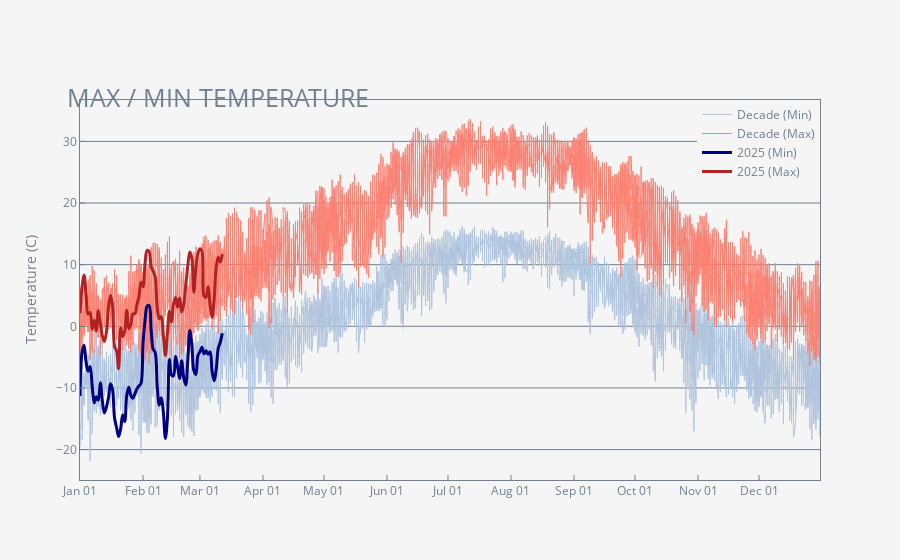

The notebook cell this image was saved under:
### Markdown cell above
### TMIN / TMAX

### Code cell
#TMIN / TMAX - Min and Max Temp

hue = 'slategrey' #line color of graph
canvas = 'whitesmoke' #background color
referencemin = 'lightsteelblue' #color of reference line
referencemax = 'salmon'
mincolor = 'navy'
maxcolor = 'firebrick'

df_TMIN_go = df_TMIN_go.sort_values(by="axisdate")
df_TMAX_go = df_TMAX_go.sort_values(by="axisdate")
df_25_TMIN_go = df_25_TMIN_go.sort_values(by="axisdate")
df_25_TMAX_go = df_25_TMAX_go.sort_values(by="axisdate")

fig_TMIN = go.Figure ()
fig_TMIN.add_trace(go.Scatter(x = df_TMIN_go["axisdate"],
                        y = df_TMIN_go["Daily Average"],
                        mode = "lines",
                        name = "Decade (Min)",
                        #connectgaps = False,
                        hoverinfo = 'none',
                        line = dict(color = referencemin,
                                    shape = 'spline',
                                    width = 1)))
fig_TMIN.add_trace(go.Scatter(x = df_TMAX_go["axisdate"],
                        y = df_TMAX_go["Daily Average"],
                        mode = "lines",
                        name = "Decade (Max)",
                        #connectgaps = False,
                        hoverinfo = 'none',
                        line = dict(color = referencemax,
                                    shape = 'spline',
                                    width = 1)))
fig_TMIN.add_trace(go.Scatter(x = df_25_TMIN_go["axisdate"],
                         y = df_25_TMIN_go["Daily Average"],
                         mode = "lines",
                         name = "2025 (Min)",
                         connectgaps = True,
                         line = dict(color = mincolor,
                                     shape = 'spline',
                                     width = 3)))
fig_TMIN.add_trace(go.Scatter(x = df_25_TMAX_go["axisdate"],
                         y = df_25_TMAX_go["Daily Average"],
                         mode = "lines",
                         name = "2025 (Max)",
                         connectgaps = True,
                         line = dict(color = maxcolor,
                                     shape = 'spline',
                                     width = 3)))
fig_TMIN.update_layout(plot_bgcolor = canvas,
                  paper_bgcolor = canvas,
                  legend_font_color = hue,
                  legend_orientation = 'v',
                  legend_yanchor = 'top',
                  legend_y = 1,
                  legend_xanchor = 'right',
                  legend_x = 1,
                  title = dict(text = "MAX / MIN TEMPERATURE",
                               font_color = hue,
                               xanchor = 'left',
                               x = 0.074,
                               font_size = 25,
                               yanchor = 'top',
                               y = 0.84)
                               )
    
fig_TMIN.update_xaxes(color = hue,
                gridcolor = hue,
                linecolor = hue,
                mirror = True,
                showgrid = False,
                ticks = "inside",
                ticklen = 5,
                tickformat= "%b %d",
                nticks = 12,
                title = dict(text = ""),
                )
fig_TMIN.update_yaxes(color = hue,
                 gridcolor = hue,
                 linecolor = hue,
                 mirror = True,
                 showgrid = True,
                 ticks = 'inside',
                 ticklen = 5,
                 zeroline = False,
                 rangemode = 'tozero',
                 title = dict(text = "Temperature (C)")
                 )

fig_TMIN.show()

### Figure 1 — Plotly figure (JSON) as saved in the notebook; plotly's stock layout.template omitted (floating-point values rounded to 4 significant figures; data arrays with more than 128 entries replaced by an {"elided": "..."} marker saying what was removed)
{"data": [{"hoverinfo": "none", "line": {"color": "lightsteelblue", "shape": "spline", "width": 1}, "mode": "lines", "name": "Decade (Min)", "type": "scatter", "x": {"elided": "3650 str values"}, "y": {"elided": "3650 float values"}}, {"hoverinfo": "none", "line": {"color": "salmon", "shape": "spline", "width": 1}, "mode": "lines", "name": "Decade (Max)", "type": "scatter", "x": {"elided": "3650 str values"}, "y": {"elided": "3650 float values"}}, {"connectgaps": true, "line": {"color": "navy", "shape": "spline", "width": 3}, "mode": "lines", "name": "2025 (Min)", "type": "scatter", "x": ["2025-01-01T00:00:00.000000000", "2025-01-02T00:00:00.000000000", "2025-01-03T00:00:00.000000000", "2025-01-04T00:00:00.000000000", "2025-01-05T00:00:00.000000000", "2025-01-06T00:00:00.000000000", "2025-01-07T00:00:00.000000000", "2025-01-08T00:00:00.000000000", "2025-01-09T00:00:00.000000000", "2025-01-10T00:00:00.000000000", "2025-01-11T00:00:00.000000000", "2025-01-12T00:00:00.000000000", "2025-01-13T00:00:00.000000000", "2025-01-14T00:00:00.000000000", "2025-01-15T00:00:00.000000000", "2025-01-16T00:00:00.000000000", "2025-01-17T00:00:00.000000000", "2025-01-18T00:00:00.000000000", "2025-01-19T00:00:00.000000000", "2025-01-20T00:00:00.000000000", "2025-01-21T00:00:00.000000000", "2025-01-22T00:00:00.000000000", "2025-01-23T00:00:00.000000000", "2025-01-24T00:00:00.000000000", "2025-01-25T00:00:00.000000000", "2025-01-26T00:00:00.000000000", "2025-01-27T00:00:00.000000000", "2025-01-28T00:00:00.000000000", "2025-01-29T00:00:00.000000000", "2025-01-30T00:00:00.000000000", "2025-01-31T00:00:00.000000000", "2025-02-01T00:00:00.000000000", "2025-02-02T00:00:00.000000000", "2025-02-03T00:00:00.000000000", "2025-02-04T00:00:00.000000000", "2025-02-05T00:00:00.000000000", "2025-02-06T00:00:00.000000000", "2025-02-07T00:00:00.000000000", "2025-02-08T00:00:00.000000000", "2025-02-09T00:00:00.000000000", "2025-02-10T00:00:00.000000000", "2025-02-11T00:00:00.000000000", "2025-02-12T00:00:00.000000000", "2025-02-13T00:00:00.000000000", "2025-02-14T00:00:00.000000000", "2025-02-15T00:00:00.000000000", "2025-02-16T00:00:00.000000000", "2025-02-17T00:00:00.000000000", "2025-02-18T00:00:00.000000000", "2025-02-19T00:00:00.000000000", "2025-02-20T00:00:00.000000000", "2025-02-21T00:00:00.000000000", "2025-02-22T00:00:00.000000000", "2025-02-23T00:00:00.000000000", "2025-02-24T00:00:00.000000000", "2025-02-25T00:00:00.000000000", "2025-02-26T00:00:00.000000000", "2025-02-27T00:00:00.000000000", "2025-02-28T00:00:00.000000000", "2025-03-01T00:00:00.000000000", "2025-03-02T00:00:00.000000000", "2025-03-03T00:00:00.000000000", "2025-03-04T00:00:00.000000000", "2025-03-05T00:00:00.000000000", "2025-03-06T00:00:00.000000000", "2025-03-07T00:00:00.000000000", "2025-03-08T00:00:00.000000000", "2025-03-09T00:00:00.000000000", "2025-03-10T00:00:00.000000000", "2025-03-11T00:00:00.000000000", "2025-03-12T00:00:00.000000000"], "y": [-11.29, -4.263, -3.07, -5.845, -7.306, -6.532, -9.722, -12.41, -11.41, -11.99, -9.167, -12.1, -14.08, -13.12, -11.6, -9.32, -10.26, -14.9, -16.45, -17.89, -16.64, -14.41, -15.47, -11.14, -9.881, -11.24, -11.67, -10.94, -10.16, -9.685, -9.266, -2.779, 0.9384, 3.255, 3.382, -0.6728, -3.732, -4.266, -9.832, -12.79, -11.6, -13.92, -18.19, -14.95, -5.343, -7.874, -8.047, -4.847, -6.517, -8.462, -5.592, -8.328, -9.539, -5.657, -0.6785, -2.921, -7.202, -7.814, -4.744, -4.121, -3.4, -4.45, -3.968, -4.522, -4.147, -7.311, -8.849, -6.992, -3.582, -2.585, -1.13]}, {"connectgaps": true, "line": {"color": "firebrick", "shape": "spline", "width": 3}, "mode": "lines", "name": "2025 (Max)", "type": "scatter", "x": ["2025-01-01T00:00:00.000000000", "2025-01-02T00:00:00.000000000", "2025-01-03T00:00:00.000000000", "2025-01-04T00:00:00.000000000", "2025-01-05T00:00:00.000000000", "2025-01-06T00:00:00.000000000", "2025-01-07T00:00:00.000000000", "2025-01-08T00:00:00.000000000", "2025-01-09T00:00:00.000000000", "2025-01-10T00:00:00.000000000", "2025-01-11T00:00:00.000000000", "2025-01-12T00:00:00.000000000", "2025-01-13T00:00:00.000000000", "2025-01-14T00:00:00.000000000", "2025-01-15T00:00:00.000000000", "2025-01-16T00:00:00.000000000", "2025-01-17T00:00:00.000000000", "2025-01-18T00:00:00.000000000", "2025-01-19T00:00:00.000000000", "2025-01-20T00:00:00.000000000", "2025-01-21T00:00:00.000000000", "2025-01-22T00:00:00.000000000", "2025-01-23T00:00:00.000000000", "2025-01-24T00:00:00.000000000", "2025-01-25T00:00:00.000000000", "2025-01-26T00:00:00.000000000", "2025-01-27T00:00:00.000000000", "2025-01-28T00:00:00.000000000", "2025-01-29T00:00:00.000000000", "2025-01-30T00:00:00.000000000", "2025-01-31T00:00:00.000000000", "2025-02-01T00:00:00.000000000", "2025-02-02T00:00:00.000000000", "2025-02-03T00:00:00.000000000", "2025-02-04T00:00:00.000000000", "2025-02-05T00:00:00.000000000", "2025-02-06T00:00:00.000000000", "2025-02-07T00:00:00.000000000", "2025-02-08T00:00:00.000000000", "2025-02-09T00:00:00.000000000", "2025-02-10T00:00:00.000000000", "2025-02-11T00:00:00.000000000", "2025-02-12T00:00:00.000000000", "2025-02-13T00:00:00.000000000", "2025-02-14T00:00:00.000000000", "2025-02-15T00:00:00.000000000", "2025-02-16T00:00:00.000000000", "2025-02-17T00:00:00.000000000", "2025-02-18T00:00:00.000000000", "2025-02-19T00:00:00.000000000", "2025-02-20T00:00:00.000000000", "2025-02-21T00:00:00.000000000", "2025-02-22T00:00:00.000000000", "2025-02-23T00:00:00.000000000", "2025-02-24T00:00:00.000000000", "2025-02-25T00:00:00.000000000", "2025-02-26T00:00:00.000000000", "2025-02-27T00:00:00.000000000", "2025-02-28T00:00:00.000000000", "2025-03-01T00:00:00.000000000", "2025-03-02T00:00:00.000000000", "2025-03-03T00:00:00.000000000", "2025-03-04T00:00:00.000000000", "2025-03-05T00:00:00.000000000", "2025-03-06T00:00:00.000000000", "2025-03-07T00:00:00.000000000", "2025-03-08T00:00:00.000000000", "2025-03-09T00:00:00.000000000", "2025-03-10T00:00:00.000000000", "2025-03-11T00:00:00.000000000", "2025-03-12T00:00:00.000000000"], "y": [2.137, 6.301, 8.291, 5.042, 1.983, 2.23, -0.471, 0.9942, -0.7558, 2.569, 0.5357, -1.567, -2.452, -0.8795, 2.976, 5.043, 3.485, -3.286, -4.009, -6.882, -0.2485, -1.65, -0.7918, 2.604, -0.4293, 0.284, 2.023, 2.048, 3.525, 4.798, 7.143, 6.402, 10.18, 12.31, 12.11, 9.687, 8.937, 7.952, 2.948, 1.228, 1.582, -1.515, -4.746, -1.105, 2.458, 0.7182, 3.653, 4.691, 3.095, 4.582, 2.302, 3.549, 6.579, 9.708, 12.07, 11.11, 5.531, 9.401, 11.84, 12.57, 12.13, 4.938, 4.71, 6.428, 3.497, 1.439, 4.418, 9.608, 11.2, 10.43, 11.7]}], "layout": {"legend": {"font": {"color": "slategrey"}, "orientation": "v", "x": 1, "xanchor": "right", "y": 1, "yanchor": "top"}, "paper_bgcolor": "whitesmoke", "plot_bgcolor": "whitesmoke", "title": {"font": {"color": "slategrey", "size": 25}, "text": "MAX / MIN TEMPERATURE", "x": 0.074, "xanchor": "left", "y": 0.84, "yanchor": "top"}, "xaxis": {"color": "slategrey", "gridcolor": "slategrey", "linecolor": "slategrey", "mirror": true, "nticks": 12, "showgrid": false, "tickformat": "%b %d", "ticklen": 5, "ticks": "inside", "title": {"text": ""}}, "yaxis": {"color": "slategrey", "gridcolor": "slategrey", "linecolor": "slategrey", "mirror": true, "rangemode": "tozero", "showgrid": true, "ticklen": 5, "ticks": "inside", "title": {"text": "Temperature (C)"}, "zeroline": false}}}
